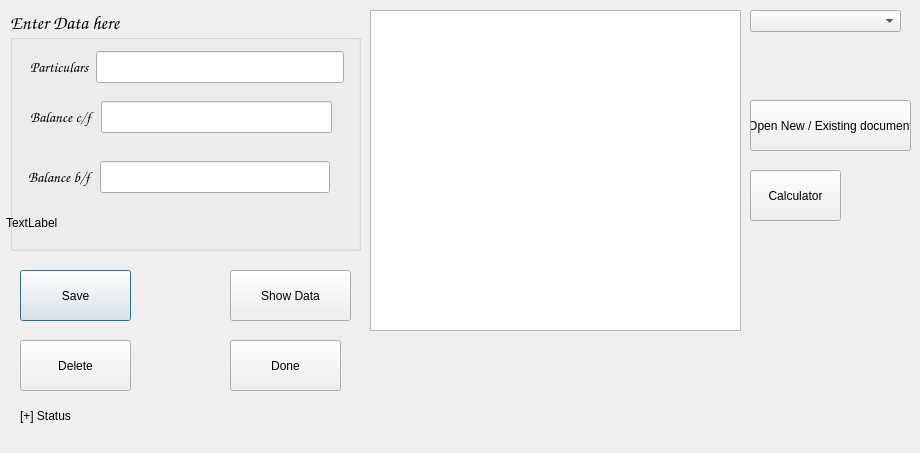
<?xml version="1.0" encoding="UTF-8"?>
<ui version="4.0">
 <class>cashflows2</class>
 <widget class="QDialog" name="cashflows2">
  <property name="geometry">
   <rect>
    <x>0</x>
    <y>0</y>
    <width>920</width>
    <height>453</height>
   </rect>
  </property>
  <property name="windowTitle">
   <string>SmartAccountant © 2019 Cashflows</string>
  </property>
  <widget class="QGroupBox" name="groupBox">
   <property name="geometry">
    <rect>
     <x>10</x>
     <y>10</y>
     <width>351</width>
     <height>241</height>
    </rect>
   </property>
   <property name="font">
    <font>
     <family>Comic Sans MS</family>
     <pointsize>14</pointsize>
    </font>
   </property>
   <property name="title">
    <string>Enter Data here</string>
   </property>
   <widget class="QWidget" name="layoutWidget">
    <property name="geometry">
     <rect>
      <x>20</x>
      <y>40</y>
      <width>314</width>
      <height>34</height>
     </rect>
    </property>
    <layout class="QHBoxLayout" name="horizontalLayout">
     <item>
      <widget class="QLabel" name="label">
       <property name="font">
        <font>
         <pointsize>11</pointsize>
        </font>
       </property>
       <property name="text">
        <string>Particulars</string>
       </property>
      </widget>
     </item>
     <item>
      <widget class="QLineEdit" name="lineEdit"/>
     </item>
    </layout>
   </widget>
   <widget class="QWidget" name="layoutWidget">
    <property name="geometry">
     <rect>
      <x>20</x>
      <y>90</y>
      <width>302</width>
      <height>34</height>
     </rect>
    </property>
    <layout class="QHBoxLayout" name="horizontalLayout_2">
     <item>
      <widget class="QLabel" name="label_2">
       <property name="font">
        <font>
         <pointsize>11</pointsize>
        </font>
       </property>
       <property name="text">
        <string>Balance c/f</string>
       </property>
      </widget>
     </item>
     <item>
      <widget class="QLineEdit" name="lineEdit_2"/>
     </item>
    </layout>
   </widget>
   <widget class="QWidget" name="layoutWidget">
    <property name="geometry">
     <rect>
      <x>18</x>
      <y>150</y>
      <width>302</width>
      <height>34</height>
     </rect>
    </property>
    <layout class="QHBoxLayout" name="horizontalLayout_3">
     <item>
      <widget class="QLabel" name="label_3">
       <property name="font">
        <font>
         <pointsize>11</pointsize>
        </font>
       </property>
       <property name="text">
        <string>Balance b/f</string>
       </property>
      </widget>
     </item>
     <item>
      <widget class="QLineEdit" name="lineEdit_3"/>
     </item>
    </layout>
   </widget>
  </widget>
  <widget class="QPushButton" name="pushButton">
   <property name="geometry">
    <rect>
     <x>20</x>
     <y>270</y>
     <width>111</width>
     <height>51</height>
    </rect>
   </property>
   <property name="text">
    <string>Save</string>
   </property>
  </widget>
  <widget class="QPushButton" name="pushButton_2">
   <property name="geometry">
    <rect>
     <x>20</x>
     <y>340</y>
     <width>111</width>
     <height>51</height>
    </rect>
   </property>
   <property name="text">
    <string>Delete</string>
   </property>
  </widget>
  <widget class="QTableView" name="tableView">
   <property name="geometry">
    <rect>
     <x>370</x>
     <y>10</y>
     <width>371</width>
     <height>321</height>
    </rect>
   </property>
  </widget>
  <widget class="QPushButton" name="pushButton_3_loadtable">
   <property name="geometry">
    <rect>
     <x>230</x>
     <y>270</y>
     <width>121</width>
     <height>51</height>
    </rect>
   </property>
   <property name="text">
    <string>Show Data</string>
   </property>
  </widget>
  <widget class="QLabel" name="label_4">
   <property name="geometry">
    <rect>
     <x>20</x>
     <y>400</y>
     <width>191</width>
     <height>31</height>
    </rect>
   </property>
   <property name="text">
    <string>[+] Status</string>
   </property>
  </widget>
  <widget class="QLabel" name="label_5">
   <property name="geometry">
    <rect>
     <x>6</x>
     <y>2</y>
     <width>911</width>
     <height>441</height>
    </rect>
   </property>
   <property name="text">
    <string>TextLabel</string>
   </property>
  </widget>
  <widget class="QPushButton" name="pushButton_3">
   <property name="geometry">
    <rect>
     <x>750</x>
     <y>170</y>
     <width>91</width>
     <height>51</height>
    </rect>
   </property>
   <property name="text">
    <string>Calculator</string>
   </property>
  </widget>
  <widget class="QPushButton" name="pushButton_4">
   <property name="geometry">
    <rect>
     <x>750</x>
     <y>100</y>
     <width>161</width>
     <height>51</height>
    </rect>
   </property>
   <property name="text">
    <string>Open New / Existing document</string>
   </property>
  </widget>
  <widget class="QComboBox" name="comboBox">
   <property name="geometry">
    <rect>
     <x>750</x>
     <y>10</y>
     <width>151</width>
     <height>22</height>
    </rect>
   </property>
  </widget>
  <widget class="QPushButton" name="pushButton_5">
   <property name="geometry">
    <rect>
     <x>230</x>
     <y>340</y>
     <width>111</width>
     <height>51</height>
    </rect>
   </property>
   <property name="text">
    <string>Done</string>
   </property>
  </widget>
  <zorder>label_5</zorder>
  <zorder>groupBox</zorder>
  <zorder>pushButton</zorder>
  <zorder>pushButton_2</zorder>
  <zorder>tableView</zorder>
  <zorder>pushButton_3_loadtable</zorder>
  <zorder>label_4</zorder>
  <zorder>pushButton_3</zorder>
  <zorder>pushButton_4</zorder>
  <zorder>comboBox</zorder>
  <zorder>pushButton_5</zorder>
 </widget>
 <resources/>
 <connections/>
</ui>
